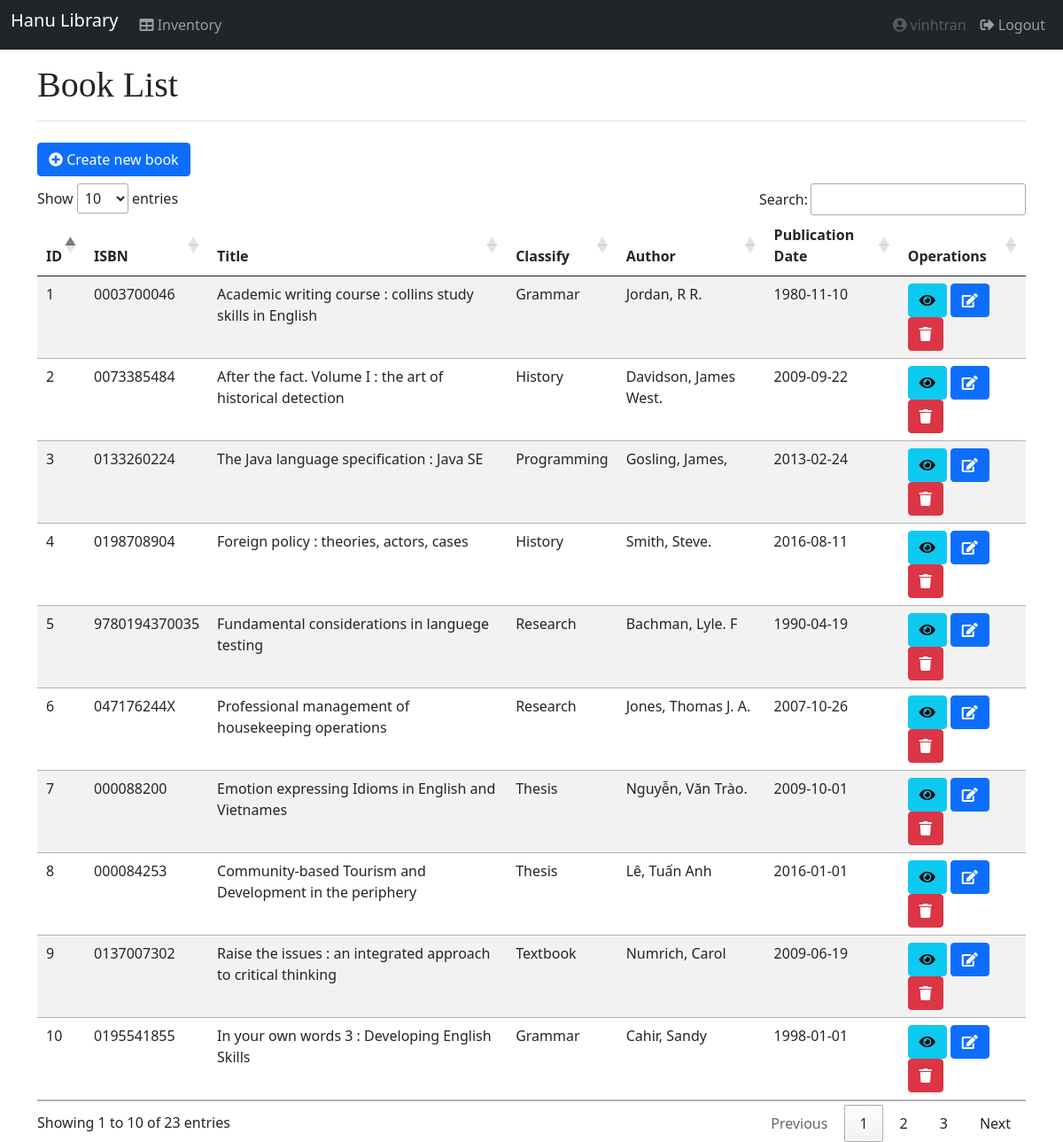
The page /Inventory/inventory.php (signed in) on the database its author committed.
### tables this page shows
CREATE TABLE `inventory` (
  `id` int(11) NOT NULL,
  `isbn` varchar(20) NOT NULL,
  `title` varchar(100) NOT NULL,
  `classify` varchar(20) NOT NULL,
  `author` varchar(30) NOT NULL,
  `publication_date` date NOT NULL
);

### Inventory/inventory.php (the view, shortened to what this page needs)
<?php
include_once('../Database/config.php');
$sql = "SELECT * FROM inventory";
$result = $mysqli->query($sql);
$rows = [];
if ($result) {
    $rows = $result->fetch_all(MYSQLI_ASSOC);
}
?>
<!DOCTYPE html>
<html lang="en">
<head>
    <link href="https://cdn.jsdelivr.net/npm/bootstrap@5.0.0-beta3/dist/css/bootstrap.min.css" rel="stylesheet">
    <link rel="stylesheet" href="https://cdnjs.cloudflare.com/ajax/libs/font-awesome/5.15.3/css/all.min.css" />
    <link rel="stylesheet" href="//cdn.datatables.net/1.10.24/css/jquery.dataTables.min.css" />
    <link rel="stylesheet" href="../assets/css/font.css">
</head>
<body>
    <nav class="navbar navbar-expand-lg navbar-dark bg-dark">
        <div class="container-fluid">
            <ul class="navbar-nav ml-auto">
                <li>
                    <a class="navbar-brand" href="home.php">Hanu Library</a>
                </li>
                <li class="nav-item active">
                    <a class="nav-link" href="#"><i class="fas fa-table"></i> Inventory</a>
                </li>
            </ul>
            <ul class="navbar-nav mr-auto">
                <li class="nav-item active">
                    <a class="nav-link disabled"><i class="fas fa-user-circle"></i> <?php echo $_SESSION['username']; ?></a>
                </li>
                <li class="nav-item active">
                    <a class="nav-link" href="../User/logout.php"><i class="fas fa-sign-out-alt"></i> Logout</a>
                </li>
            </ul>
        </div>
    </nav>
    <div class="container">
        <h1 class="border-bottom mt-3 mb-2 pb-3">Book List</h1>
        <a class="btn btn-primary mt-3 mb-2" href="create.php"><i class="fas fa-plus-circle"></i> Create new book</a>
        <table class="table table-striped" id="books">
            <thead>
                <tr>
                    <th>ID</th>
                    <th>ISBN</th>
                    <th>Title</th>
                    <th>Classify</th>
                    <th>Author</th>
                    <th>Publication Date</th>
                    <th>Operations</th>
                </tr>
            </thead>
            <tbody>
                <?php if (count($rows) == 0) : ?>
                    <tr>
                        <td colspan="7" style="text-align: center;">No records</td>
                    </tr>
                <?php else : ?>
                    <?php foreach ($rows as $row) : ?>
                        <tr>
                            <td><?php echo $row['id'] ?></td>
                            <td><?php echo $row['isbn'] ?></td>
                            <td><?php echo $row['title'] ?></td>
                            <td><?php echo $row['classify'] ?></td>
                            <td><?php echo $row['author'] ?></td>
                            <td><?php echo $row['publication_date'] ?></td>
                            <td>
                                <a class="btn btn-info" href="view.php?id=<?php echo $row['id']; ?>"><i class="fas fa-eye"></i></a>
                                <a class="btn btn-primary" href="update.php?id=<?php echo $row['id']; ?>"><i class="fas fa-edit"></i></a>
                                <a class="btn btn-danger" onclick="return confirmation(<?php echo $row['id'] ?>)"><i class="fas fa-trash"></i></a>
                            </td>
                        </tr>
                    <?php endforeach; ?>
                <?php endif; ?>
            </tbody>
        </table>
    </div>
</body>
</html>

### rows shown on the page
inventory: id "1", isbn "0003700046", title "Academic writing course : collins study skills in English", classify "Grammar", author "Jordan, R R.", publication_date "1980-11-10"
inventory: id "2", isbn "0073385484", title "After the fact. Volume I : the art of historical detection", classify "History", author "Davidson, James West.", publication_date "2009-09-22"
inventory: id "3", isbn "0133260224", title "The Java language specification : Java SE", classify "Programming", author "Gosling, James,", publication_date "2013-02-24"
inventory: id "4", isbn "0198708904", title "Foreign policy : theories, actors, cases", classify "History", author "Smith, Steve.", publication_date "2016-08-11"
inventory: id "5", isbn "9780194370035", title "Fundamental considerations in languege testing", classify "Research", author "Bachman, Lyle. F", publication_date "1990-04-19"
inventory: id "6", isbn "047176244X", title "Professional management of housekeeping operations", classify "Research", author "Jones, Thomas J. A.", publication_date "2007-10-26"
inventory: id "7", isbn "000088200", title "Emotion expressing Idioms in English and Vietnames", classify "Thesis", author "Nguyễn, Văn Trào.", publication_date "2009-10-01"
inventory: id "8", isbn "000084253", title "Community-based Tourism and Development in the periphery", classify "Thesis", author "Lê, Tuấn Anh", publication_date "2016-01-01"
inventory: id "9", isbn "0137007302", title "Raise the issues : an integrated approach to critical thinking", classify "Textbook", author "Numrich, Carol", publication_date "2009-06-19"
inventory: id "10", isbn "0195541855", title "In your own words 3 : Developing English Skills", classify "Grammar", author "Cahir, Sandy", publication_date "1998-01-01"

### other values the page prints
$_SESSION['username'] "vinhtran"
